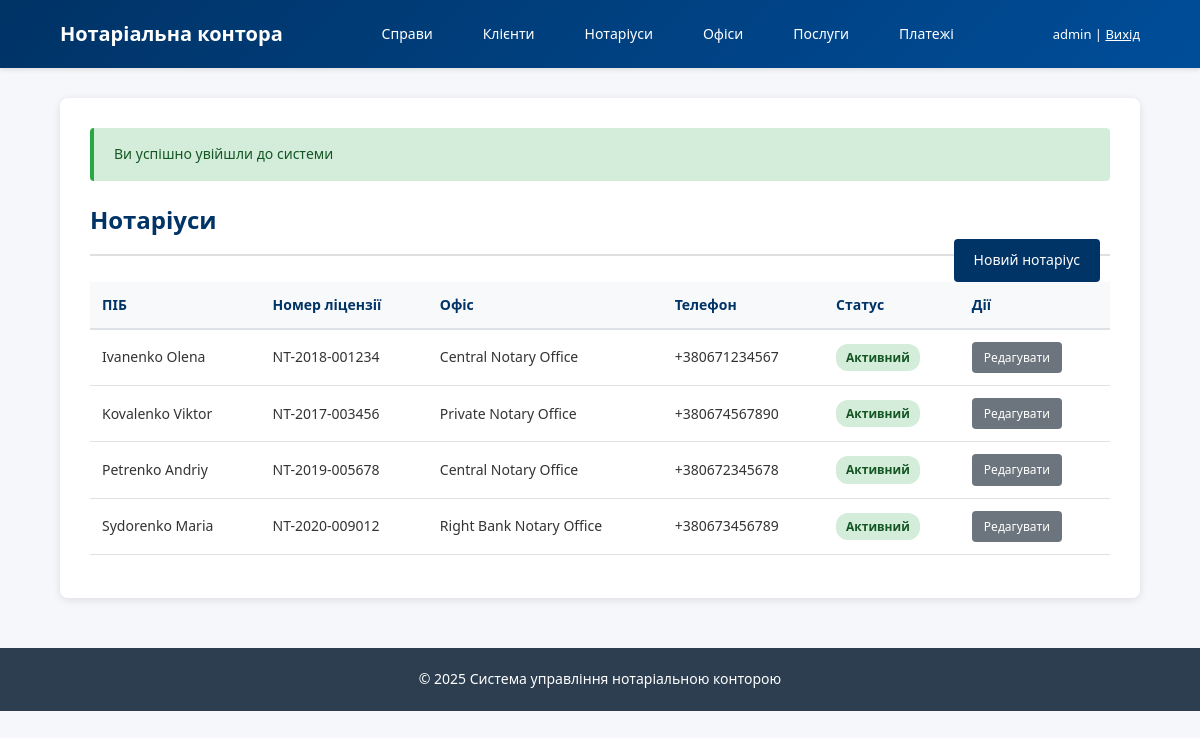
Screenshot of /public/notaries (signed in) with the database file from the repository.
### tables this page shows
CREATE TABLE notaries (
    notary_id          INT UNSIGNED AUTO_INCREMENT PRIMARY KEY,
    last_name          VARCHAR(50)  NOT NULL,
    first_name         VARCHAR(50)  NOT NULL,
    middle_name        VARCHAR(50),
    license_number     VARCHAR(30)  NOT NULL,
    license_issue_date DATE,
    phone              VARCHAR(20),
    email              VARCHAR(100),
    office_id          INT UNSIGNED NOT NULL,
    hired_at           DATE,
    is_active          TINYINT(1) NOT NULL DEFAULT 1,
    CONSTRAINT uq_notaries_license UNIQUE (license_number),
    CONSTRAINT fk_notaries_office
        FOREIGN KEY (office_id) REFERENCES offices(office_id)
        ON UPDATE CASCADE
        ON DELETE RESTRICT
);

CREATE TABLE offices (
    office_id INT UNSIGNED AUTO_INCREMENT PRIMARY KEY,
    name      VARCHAR(100) NOT NULL,
    address   VARCHAR(255) NOT NULL,
    city      VARCHAR(100) NOT NULL,
    phone     VARCHAR(20),
    email     VARCHAR(100),
    schedule  VARCHAR(255)
);

### app/Controllers/NotaryController.php (called while the page is built, shortened)
<?php
require_once ROOT_PATH . '/app/Models/Notary.php';
class NotaryController {
    public function index() {
        $notaryModel = new Notary();
        $notaries = $notaryModel->getAllWithOffices();
        include ROOT_PATH . '/app/Views/notaries/index.php';
        include ROOT_PATH . '/app/Views/layouts/main.php';
    }
}

### public/index.php (called while the page is built, shortened)
<?php
require_once __DIR__ . '/../config/database.php';
require_once __DIR__ . '/../config/router.php';
require_once __DIR__ . '/../app/Models/BaseModel.php';
$router = new Router();
$router->get('/', 'HomeController', 'index');
$router->get('/login', 'AuthController', 'loginForm');
$router->post('/login', 'AuthController', 'login');
$router->get('/logout', 'AuthController', 'logout');
$router->get('/clients', 'ClientController', 'index');
$router->get('/clients/create', 'ClientController', 'createForm');
$router->post('/clients/create', 'ClientController', 'store');
$router->get('/clients/edit/{id}', 'ClientController', 'editForm');
$router->post('/clients/edit/{id}', 'ClientController', 'update');
$router->post('/clients/delete/{id}', 'ClientController', 'delete');
$router->get('/clients/view/{id}', 'ClientController', 'show');
$router->get('/notaries', 'NotaryController', 'index');
$router->get('/notaries/create', 'NotaryController', 'createForm');
$router->post('/notaries/create', 'NotaryController', 'store');
$router->get('/notaries/edit/{id}', 'NotaryController', 'editForm');
$router->post('/notaries/edit/{id}', 'NotaryController', 'update');
$router->post('/notaries/deactivate/{id}', 'NotaryController', 'deactivate');
$router->get('/offices', 'OfficeController', 'index');
$router->get('/offices/create', 'OfficeController', 'createForm');
$router->post('/offices/create', 'OfficeController', 'store');
$router->get('/offices/edit/{id}', 'OfficeController', 'editForm');
$router->post('/offices/edit/{id}', 'OfficeController', 'update');
$router->get('/services', 'ServiceController', 'index');
$router->get('/services/create', 'ServiceController', 'createForm');
$router->post('/services/create', 'ServiceController', 'store');
$router->get('/services/edit/{id}', 'ServiceController', 'editForm');
$router->post('/services/edit/{id}', 'ServiceController', 'update');
$router->get('/cases', 'CaseController', 'index');
$router->get('/cases/create', 'CaseController', 'createForm');
$router->post('/cases/create', 'CaseController', 'store');
$router->get('/cases/view/{id}', 'CaseController', 'show');
$router->post('/cases/status/{id}', 'CaseController', 'changeStatus');
$router->get('/cases/{case_id}/documents/upload', 'DocumentController', 'uploadForm');
$router->post('/cases/{case_id}/documents/upload', 'DocumentController', 'upload');
$router->get('/cases/{case_id}/documents', 'DocumentController', 'index');
$router->get('/documents/download/{id}', 'DocumentController', 'download');
$router->get('/payments', 'PaymentController', 'index');
$router->get('/cases/{case_id}/payments/create', 'PaymentController', 'createForm');
$router->post('/cases/{case_id}/payments/create', 'PaymentController', 'store');
$router->get('/payments/receipt/{id}', 'PaymentController', 'receiptHtml');
$router->get('/portal/check-status', 'ClientPortalController', 'checkStatusForm');
$router->post('/portal/check-status', 'ClientPortalController', 'checkStatus');
$router->get('/portal/application', 'ClientPortalController', 'applicationForm');
$router->post('/portal/application', 'ClientPortalController', 'submitApplication');
$router->setNotFound(function() {
    http_response_code(404);
    echo "<h1>404 - Сторінку не знайдено</h1>";
});
$router->dispatch();

### config/database.php (called while the page is built, shortened)
<?php
class Database {
    private static $instance = null;
    private $connection;
    private function __construct() {
        try {
            $dsn = "mysql:host=" . DB_HOST . ";dbname=" . DB_NAME . ";charset=" . DB_CHARSET;
            $options = [
                PDO::ATTR_ERRMODE => PDO::ERRMODE_EXCEPTION,
                PDO::ATTR_DEFAULT_FETCH_MODE => PDO::FETCH_ASSOC,
                PDO::ATTR_EMULATE_PREPARES => false,
            ];
            $this->connection = new PDO($dsn, DB_USER, DB_PASS, $options);
        } catch (PDOException $e) {
            die("Помилка підключення до БД: " . $e->getMessage());
        }
    }
    public static function getInstance() {
        if (self::$instance === null) {
            self::$instance = new self();
        }
        return self::$instance;
    }
    public function getConnection() {
        return $this->connection;
    }
}

### app/Models/BaseModel.php (called while the page is built, shortened)
<?php
abstract class BaseModel {
    protected $table;
    public function __construct() {
        $this->db = Database::getInstance()->getConnection();
    }
    protected function getPrimaryKeyName() {
        $singular = rtrim($this->table, 's');
        if (substr($this->table, -3) === 'ies') {
            $singular = substr($this->table, 0, -3) . 'y';
        }
        return $singular . '_id';
    }
}

### app/Models/Notary.php (called while the page is built, shortened)
<?php
class Notary extends BaseModel {
    public function getAllWithOffices() {
        $sql = "SELECT n.*, o.name as office_name
                FROM notaries n
                LEFT JOIN offices o ON n.office_id = o.office_id
                ORDER BY n.last_name, n.first_name";
        $stmt = $this->db->query($sql);
        return $stmt->fetchAll();
    }
}

### app/Views/notaries/index.php (the view)
<div class="page-header">
    <h2>Нотаріуси</h2>
    <?php if ($_SESSION['user_role'] === 'admin'): ?>
        <a href="<?= BASE_URL ?>/notaries/create" class="btn btn-primary" style="float: right;">Новий нотаріус</a>
    <?php endif; ?>
</div>
<table class="data-table">
    <thead>
        <tr>
            <th>ПІБ</th>
            <th>Номер ліцензії</th>
            <th>Офіс</th>
            <th>Телефон</th>
            <th>Статус</th>
            <?php if ($_SESSION['user_role'] === 'admin'): ?>
                <th>Дії</th>
            <?php endif; ?>
        </tr>
    </thead>
    <tbody>
        <?php foreach ($notaries as $notary): ?>
            <tr>
                <td><?= htmlspecialchars($notary['last_name'] . ' ' . $notary['first_name']) ?></td>
                <td><?= htmlspecialchars($notary['license_number']) ?></td>
                <td><?= htmlspecialchars($notary['office_name']) ?></td>
                <td><?= htmlspecialchars($notary['phone'] ?? '-') ?></td>
                <td>
                    <span class="status-badge <?= $notary['is_active'] ? 'status-paid' : 'status-cancelled' ?>">
                        <?= $notary['is_active'] ? 'Активний' : 'Неактивний' ?>
                    </span>
                </td>
                <?php if ($_SESSION['user_role'] === 'admin'): ?>
                    <td class="table-actions">
                        <a href="<?= BASE_URL ?>/notaries/edit/<?= $notary['notary_id'] ?>"
                           class="btn btn-secondary btn-small">Редагувати</a>
                    </td>
                <?php endif; ?>
            </tr>
        <?php endforeach; ?>
    </tbody>
</table>

### config/router.php (shortened to what this page needs)
<?php
class Router {
    private $routes = [];
    public function add($method, $pattern, $controller, $action) {
        $this->routes[] = [
            'method' => strtoupper($method),
            'pattern' => $pattern,
            'controller' => $controller,
            'action' => $action
        ];
    }
    public function dispatch() {
        $requestMethod = $_SERVER['REQUEST_METHOD'];
        $requestUri = $_GET['route'] ?? '/';
        $requestUri = '/' . trim($requestUri, '/');
        if ($requestUri !== '/') {
            $requestUri = rtrim($requestUri, '/');
        }
        foreach ($this->routes as $route) {
            if ($route['method'] !== $requestMethod) {
                continue;
            }
            $pattern = '#^' . preg_replace('/\{([a-z_]+)\}/', '(?P<$1>[^/]+)', $route['pattern']) . '$#';
            if (preg_match($pattern, $requestUri, $matches)) {
                $params = array_filter($matches, 'is_string', ARRAY_FILTER_USE_KEY);
                $controllerName = $route['controller'];
                $actionName = $route['action'];
                $controllerFile = ROOT_PATH . '/app/Controllers/' . $controllerName . '.php';
                if (file_exists($controllerFile)) {
                    $controller = new $controllerName();
                    if (method_exists($controller, $actionName)) {
                        call_user_func_array([$controller, $actionName], $params);
                        return;
                    }
                }
            }
        }
    }
}

### public/css/main.css (style rules this page uses)
* { margin: 0; padding: 0; box-sizing: border-box; }
body { font-family: 'Segoe UI', Tahoma, Geneva, Verdana, sans-serif; font-size: 14px; line-height: 1.6; color: #333; background-color: #f5f7fa; }
.page-header { border-bottom: 2px solid #e0e0e0; padding-bottom: 15px; margin-bottom: 25px; }
.page-header h2 { color: #003366; font-size: 24px; }
.btn { display: inline-block; padding: 10px 20px; font-size: 14px; border: none; border-radius: 4px; cursor: pointer; text-decoration: none; transition: all 0.3s; margin-right: 10px; }
.btn-primary { background-color: #003366; color: #ffffff; }
.btn-secondary { background-color: #6c757d; color: #ffffff; }
.btn-small { padding: 6px 12px; font-size: 12px; }
.data-table { width: 100%; border-collapse: collapse; margin-top: 20px; }
.data-table thead { background-color: #f8f9fa; }
.data-table th { padding: 12px; text-align: left; font-weight: 600; color: #003366; border-bottom: 2px solid #dee2e6; }
.data-table td { padding: 12px; border-bottom: 1px solid #dee2e6; }
.table-actions { white-space: nowrap; }
.table-actions a, .table-actions button { margin-right: 5px; }
.status-badge { display: inline-block; padding: 4px 10px; border-radius: 12px; font-size: 12px; font-weight: 600; }
.status-paid { background-color: #d4edda; color: #155724; }

### rows the page displays
notaries: last_name+first_name "Ivanenko Olena", license_number "NT-2018-001234", office.name "Central Notary Office", phone "+380671234567", is_active "Активний"
notaries: last_name+first_name "Kovalenko Viktor", license_number "NT-2017-003456", office.name "Private Notary Office", phone "+380674567890", is_active "Активний"
notaries: last_name+first_name "Petrenko Andriy", license_number "NT-2019-005678", office.name "Central Notary Office", phone "+380672345678", is_active "Активний"
notaries: last_name+first_name "Sydorenko Maria", license_number "NT-2020-009012", office.name "Right Bank Notary Office", phone "+380673456789", is_active "Активний"
